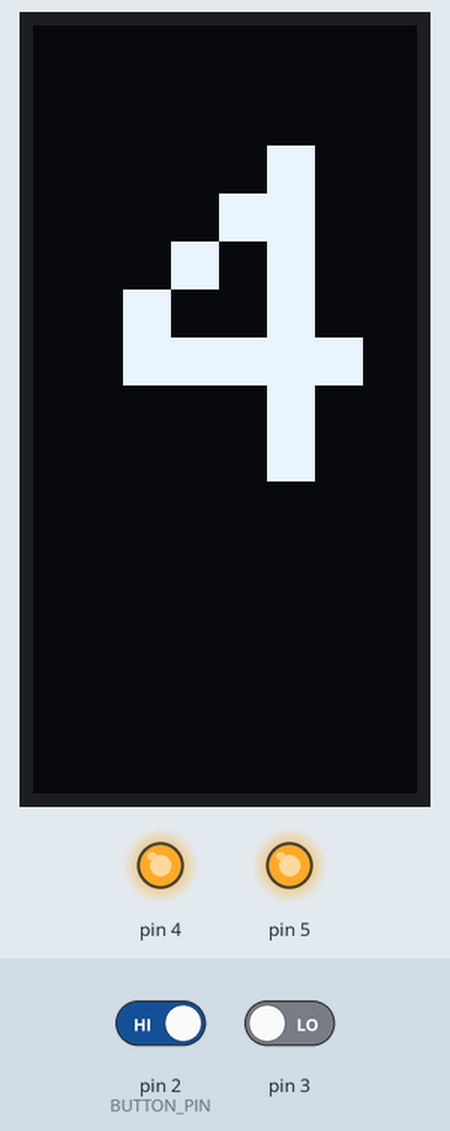
Bench run of a sketch on a simulated Arduino Uno, built with avr-gcc and run on an emulated ATmega328P. Shown: 64×128 one-colour display, output pins drawn as LEDs (lit = HIGH). The inputs (shaded band) are chosen by the test bench; at power-on: pin 2 (BUTTON_PIN) HIGH, pin 3 LOW.

Above: at 1.15 s.
1.4 s: pin 2 (BUTTON_PIN) driven LOW and pin 3 driven HIGH
At 2.38 s:
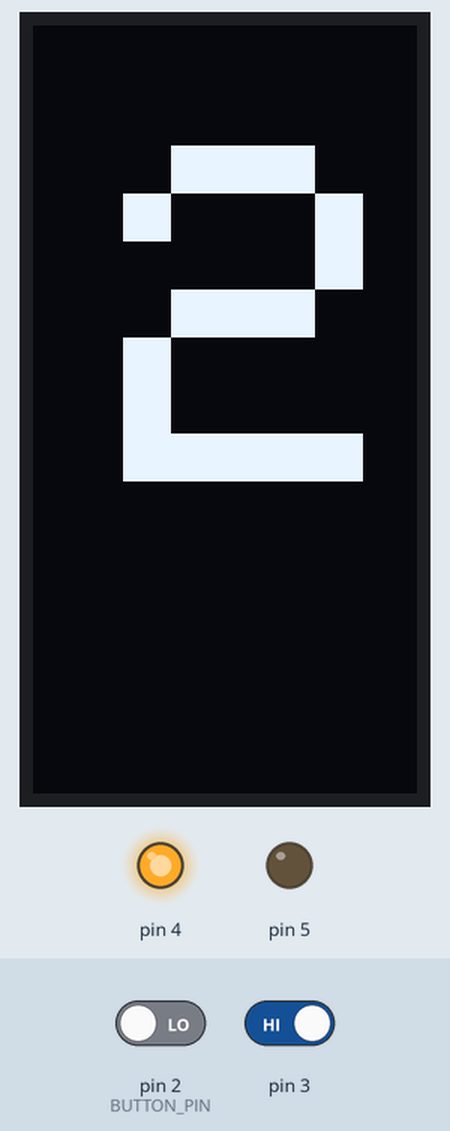
At 3.6 s:
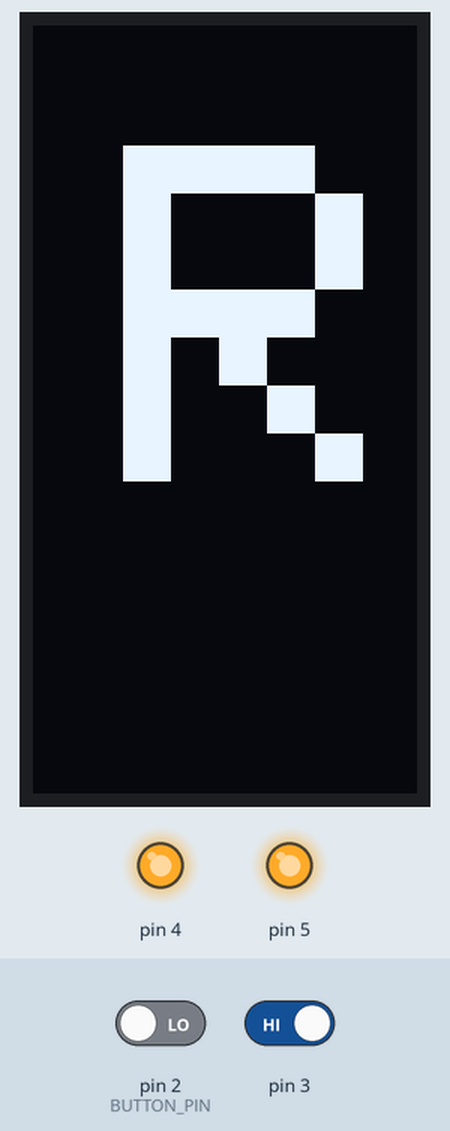
4.4 s: pin 2 (BUTTON_PIN) driven HIGH and pin 3 driven LOW
At 4.84 s:
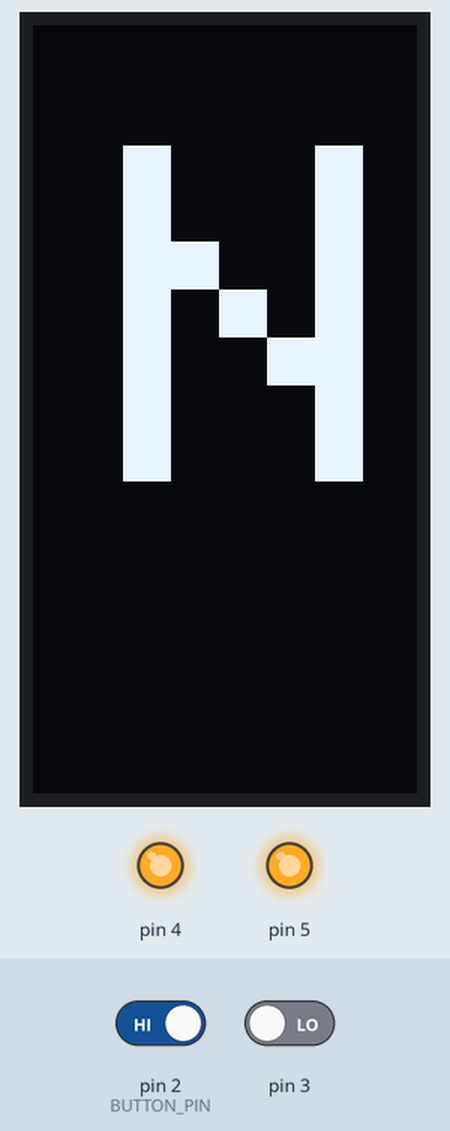
Timing chart, 0 to 7.4 s (numbered marks = the images above; inputs shaded):
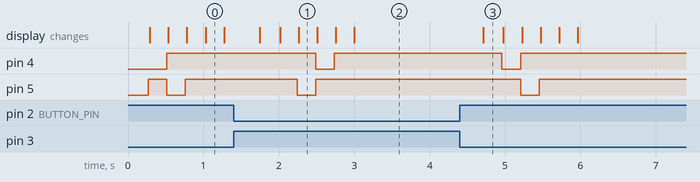

The sketch:

proyectGearDispplay.ino
```cpp
#include <SPI.h>
#include <Wire.h>
#include <Adafruit_GFX.h>
#include <Adafruit_SSD1306.h>

#define SCREEN_WIDTH 128 // OLED display width, in pixels
#define SCREEN_HEIGHT 64 // OLED display height, in pixels
#define BUTTON_PIN 2


#define OLED_RESET     -1 // Reset pin # (or -1 if sharing Arduino reset pin)
#define SCREEN_ADDRESS 0x3C ///< See datasheet for Address; 0x3D for 128x64, 0x3C for 128x32
Adafruit_SSD1306 display(SCREEN_WIDTH, SCREEN_HEIGHT, &Wire, OLED_RESET);

#define NUMFLAKES     10 // Number of snowflakes in the animation example
char gearSelect[7] = {'R', 'N', '1', '2', '3', '4', '5'};
int position = 1;


void setup() {
  Serial.begin(9600);
  pinMode(BUTTON_PIN, INPUT_PULLUP);
  pinMode(4, OUTPUT);
  pinMode(5, OUTPUT);


  // SSD1306_SWITCHCAPVCC = generate display voltage from 3.3V internally
  if(!display.begin(SSD1306_SWITCHCAPVCC, SCREEN_ADDRESS)) {
    Serial.println(F("SSD1306 allocation failed"));
    for(;;);
  }
}


void loop() {
  display.clearDisplay();
  changeGear();
  number();
  engageGear();
  delay(10);
}

void number(){
  display.setTextSize(8);
  display.setTextColor(WHITE);
  display.setRotation(1);
  display.setCursor(15,20);
  display.print(gearSelect[position]);
  display.display();
}

void changeGear() {
  int upGear = digitalRead(2);
  int downGear = digitalRead(3);
  delay(10);
  if (upGear) {
    if(position < 6){
      position++;
          };
    }
  if (downGear){
    if(position > 0){
    position--;
    };
  }
    delay(200);
  }

void engageGear() {
  //(position == 0) ?   :  ;
  (position == 2) ? digitalWrite(4, LOW) : digitalWrite(4, HIGH);
  (position == 3) ? digitalWrite(5, LOW) : digitalWrite(5, HIGH);
  //(position == 4) ?   :  ;
  //(position == 5) ?   :  ;
  //(position == 6) ?   :  ;
}
```

Measured:
- after the input at 1.4 s, pin 4: HIGH → LOW after 1.1 s, → HIGH 0.25 s later; pin 5: HIGH → LOW after 0.84 s, → HIGH 0.25 s later; the display: first changes after 0.35 s (image 1 shows a later state)
- after the input at 4.4 s, pin 4: HIGH → LOW after 0.56 s, → HIGH 0.25 s later; pin 5: HIGH → LOW after 0.81 s, → HIGH 0.25 s later; the display: changes after 0.31 s (image 3)
